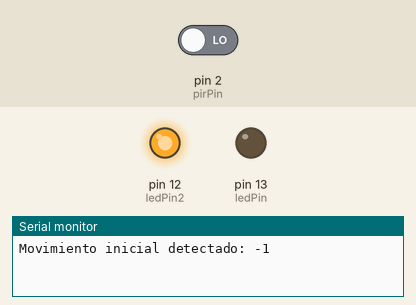
Bench run of a sketch on a simulated Arduino Uno, built with avr-gcc and run on an emulated ATmega328P. On the bench: output pins drawn as LEDs (lit = HIGH), the last lines printed to the serial monitor. Inputs (shaded band) come from the test bench; at power-on: pin 2 (pirPin) LOW. EEPROM starts erased.

Above: at 1.8 s.
1.9 s: pin 2 (pirPin) driven HIGH
At 2.7 s:
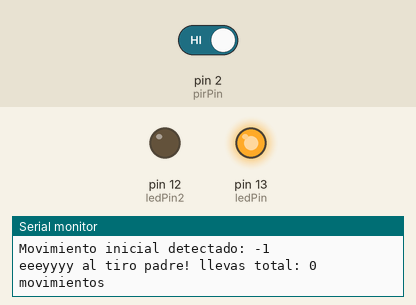
3.5 s: pin 2 (pirPin) driven LOW
At 5.8 s:
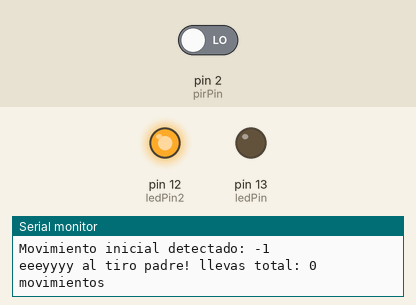
Timing chart, 0 to 7.3 s (numbered marks = the images above; inputs shaded):
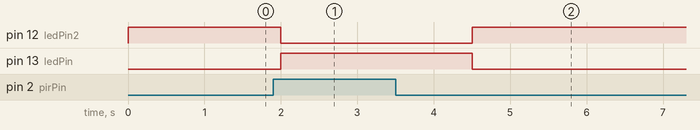

The sketch:

SENSOR_DE_MOVIMIENTO_copy_20241212120823.ino
```cpp
#include <EEPROM.h>

int pirPin = 2;
int ledPin = 13;
int ledPin2 = 12;
int motionCount = 0;
void setup() {
  pinMode(pirPin, INPUT);
  pinMode(ledPin, OUTPUT);
  pinMode(ledPin2, OUTPUT);
  Serial.begin(9600);
  motionCount = EEPROM.read(0) | (EEPROM.read(1) << 8);
  Serial.print("Movimiento inicial detectado: ");
  Serial.println(motionCount);
}
void loop() {
  int val = digitalRead(pirPin);

  if (val == HIGH) {
    digitalWrite(ledPin, HIGH);
    digitalWrite(ledPin2, LOW);

    motionCount++;
    Serial.print("eeeyyyy al tiro padre! llevas total: ");
    Serial.print(motionCount);
    Serial.println(" movimientos");
    EEPROM.write(0, motionCount & 0xFF);
    EEPROM.write(1, (motionCount >> 8) & 0xFF);
    delay(2000);
  } else {
    digitalWrite(ledPin, LOW);
    digitalWrite(ledPin2, HIGH);
  }

  delay(500);
}
```

Measured:
- after the input at 1.9 s, pin 12 (ledPin2): HIGH → LOW after 0.10 s; pin 13 (ledPin): LOW → HIGH after 0.10 s
- after the input at 3.5 s, pin 12 (ledPin2): LOW → HIGH after 1.0 s; pin 13 (ledPin): HIGH → LOW after 1.0 s
